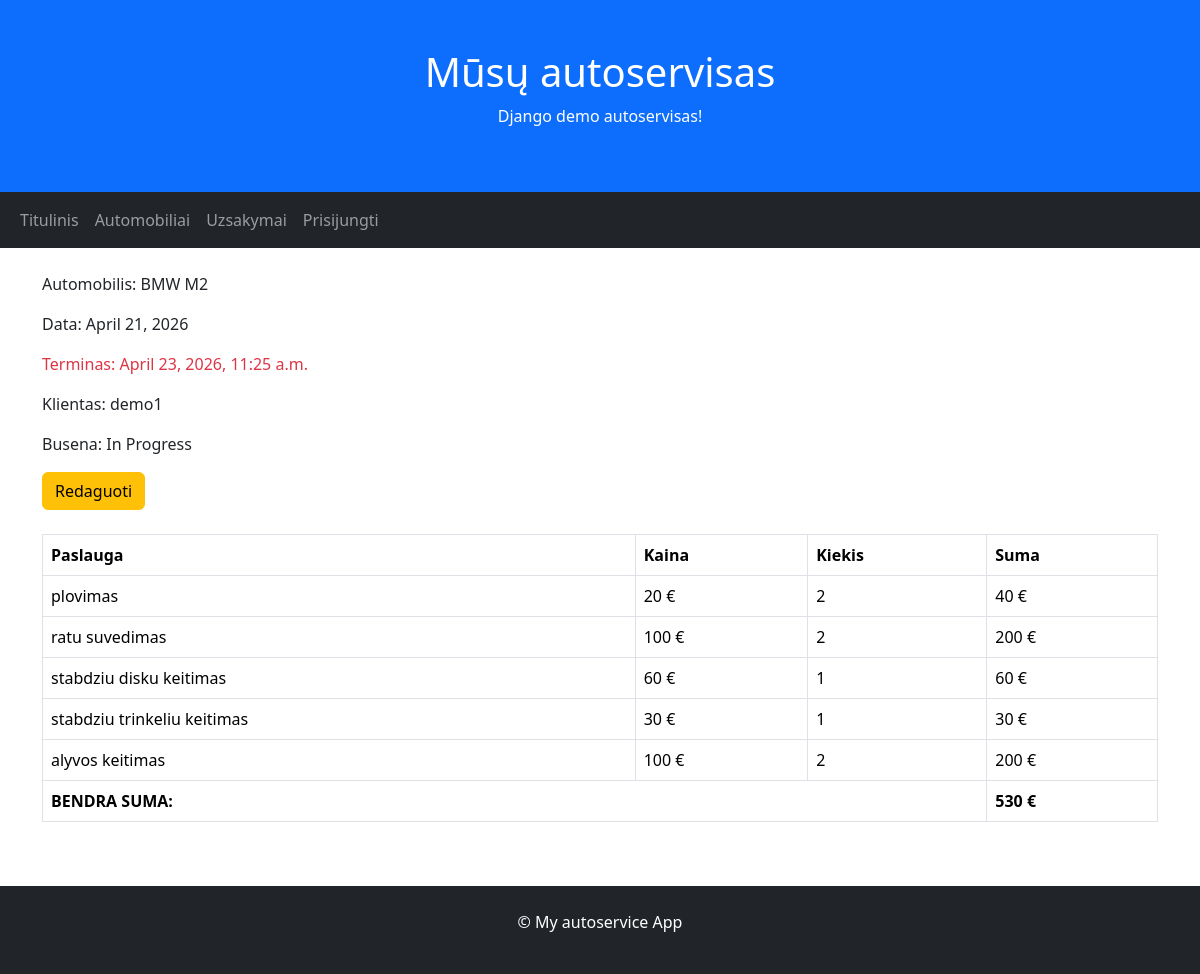
The app's page /orders/1/ with its own data.
### autoservice/models.py (models this page shows, shortened)
class Order(models.Model):
    date = models.DateField(auto_now_add=True)
    car = models.ForeignKey(to="Car", on_delete=models.CASCADE)
    client = models.ForeignKey(to=User, on_delete=models.CASCADE)
    deadline = models.DateTimeField(null=True, blank=True)
    STATUS_CHOICES = [
        ('a', 'Administered'),
        ('k', 'Cancelled'),
        ('i', 'In Progress'),
        ('c', 'Completed'),
    ]
    status = models.CharField(choices=STATUS_CHOICES, default='a')
    def is_overdue(self):
        return self.deadline and timezone.now() > self.deadline
    def total(self):
        lines = self.lines.all()
        total = 0
        for line in lines:
            total += line.service.price * line.quantity
        return total

class Car(models.Model):
    make = models.CharField()
    model = models.CharField()
    license_plate = models.CharField()
    vin_code = models.CharField()
    client_name = models.CharField()
    description = HTMLField(default="")
    def __str__(self):
        return f"{self.make} {self.model}"

class OrderLine(models.Model):
    order = models.ForeignKey(to="Order", on_delete=models.CASCADE, related_name='lines')
    service = models.ForeignKey(to="Service", on_delete=models.SET_NULL, null=True, blank=True)
    quantity = models.IntegerField(default=1)
    def line_sum(self):
        return self.service.price * self.quantity

class Service(models.Model):
    name = models.CharField()
    price = models.IntegerField()

### autoservice/views.py (the view)
# urls.py: path('orders/<int:pk>/', views.OrderDetailView.as_view(), name="order"),
class OrderDetailView(generic.DetailView):
    model = Order
    template_name = "order.html"
    context_object_name = "order"

### autoservice/templates/order.html (shortened to what this page needs)
{% extends 'base.html' %}
{% block content %}
<p>Automobilis: {{ order.car }}</p>
<p>Data: {{ order.date }}</p>
<p class="{% if order.is_overdue %}text-danger{% endif %}">Terminas: {{ order.deadline }}</p>
<p>Klientas: {{ order.client }}</p>
<p>Busena: {{ order.get_status_display }}</p>
<div class="mb-4">
    <a class="btn btn-warning" href="{% url 'orders_update' order.pk %}">Redaguoti</a>
</div>
<table class="table table-bordered">
    <thead>
        <tr>
            <th>Paslauga</th>
            <th>Kaina</th>
            <th>Kiekis</th>
            <th>Suma</th>
        </tr>
    </thead>
    <tbody>
        {% for line in order.lines.all %}
            <tr>
                <td>{{ line.service.name }}</td>
                <td>{{ line.service.price }} €</td>
                <td>{{ line.quantity }}</td>
                <td>{{ line.line_sum }} €</td>
            </tr>
        {% endfor %}
        <tr>
            <th colspan="3">BENDRA SUMA:</th>
            <th>{{ order.total }} €</th>
        </tr>
    </tbody>
</table>
{% endblock %}

### records on screen
Order: car "BMW M2", date "April 21, 2026", deadline "April 23, 2026, 11:25 a.m.", client "demo1", status "In Progress", total "530"
OrderLine: service.name "plovimas", service.price "20", quantity "2", line_sum "40"
OrderLine: service.name "ratu suvedimas", service.price "100", quantity "2", line_sum "200"
OrderLine: service.name "stabdziu disku keitimas", service.price "60", quantity "1", line_sum "60"
OrderLine: service.name "stabdziu trinkeliu keitimas", service.price "30", quantity "1", line_sum "30"
OrderLine: service.name "alyvos keitimas", service.price "100", quantity "2", line_sum "200"
